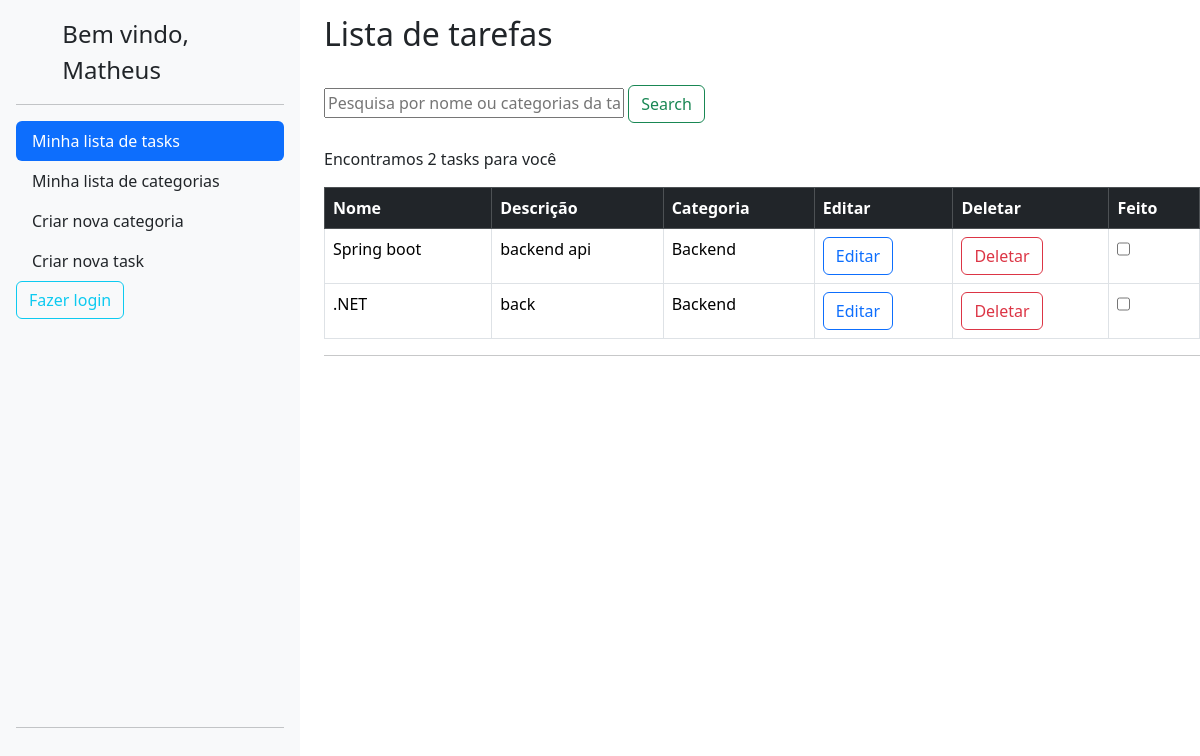
The page / (signed in) on the database its author committed.
### lizetest/accounts/models.py (models this page shows, shortened)
class User(AbstractBaseUser, PermissionsMixin):
	username = models.CharField(
		_('username'),
		max_length=150,
		unique=True,
		help_text=('150 caracteres ou menos. Letras, números e @/./+/-/_ apenas.'),
		error_messages={
			'unique': _("A user with that username already exists."),
		},
		null=True,
		blank=True
	)
	name = models.CharField(_('name'), max_length=100, blank=True)
	email = models.EmailField(_('email address'), unique=True)
	is_staff = models.BooleanField(
		_('staff status'),
		default=False,
		help_text=_('Designates whether the user can log into this admin site.'),
	)
	is_active = models.BooleanField(
		_('active'),
		default=True,
		help_text=_(
			'Designates whether this user should be treated as active. '
			'Unselect this instead of deleting accounts.'
		),
	)
	objects = UserManager()
	EMAIL_FIELD = 'email'
	USERNAME_FIELD = 'username'
	REQUIRED_FIELDS = ['email']
	class Meta:
		verbose_name = 'usuário'
		verbose_name_plural = 'usuários'

### lizetest/todo/models.py (models this page shows, shortened)
class Task(BaseModel):
    title = models.CharField(max_length=255)
    description = models.TextField()
    category = models.ForeignKey(Category, on_delete=models.CASCADE)
    completion_date = models.DateTimeField(null=True, blank=True)
    completed = models.BooleanField(default=False)
    author = models.ForeignKey(User,on_delete=models.CASCADE,blank=True)

### lizetest/category/models.py (models this page shows)
class Category(BaseModel):
    name = models.CharField(max_length=255)
    author = models.ForeignKey(User,on_delete=models.CASCADE,blank=True)
    def __str__(self):
        return self.name

### lizetest/todo/views.py (the view)
# urls.py: path('', TaskListView.as_view(), name='task_list'),
class TaskListView(ListView,BaseViews):
    model = Task
    template_name = 'task_list.html'
    context_object_name = 'tasks'
    def get_queryset(self):
        queryset = Task.objects.filter(author=self.request.user)
        query = self.request.GET.get('query_task')
        if query:
            queryset = queryset.filter(
                Q(title__icontains=query) |
                Q(category__name__icontains=query)
            )
        return queryset
    def get_context_data(self, **kwargs):
        context = super().get_context_data(**kwargs)
        context['number_tasks'] = self.get_queryset().count()
        context['user'] = self.request.user.name
        return context

### lizetest/core/models.py (called while the page is built)
    def dispatch(self, request, *args, **kwargs):
        if not request.user.is_authenticated:
            return redirect('accounts:login')
        return super().dispatch(request, *args, **kwargs)

### lizetest/todo/templates/task_list.html (shortened to what this page needs)
{% extends 'base.html' %}
  {% block content %}
  <div class="row">
    <div class="col-auto">
      {% include 'sidebar.html' %}
    </div>
    <div class="col">
      <h2 style="padding-top: 15px;">Lista de tarefas</h2><br>
      <form method="GET" action="{% url 'todo:task_list' %}">
        <input type="text" name="query_task" placeholder="Pesquisa por nome ou categorias da task"
          style="width: 100%;max-width: 300px;">
        <button type="submit" class="btn btn-outline-success">Search</button>
      </form><br>
      <p>Encontramos {{number_tasks}} tasks para você</p>
      <table class="table table-bordered">
        <thead>
          <tr class="table-dark">
            <th scope="col">Nome</th>
            <th scope="col">Descrição</th>
            <th scope="col">Categoria</th>
            <th scope="col">Editar</th>
            <th scope="col">Deletar</th>
            <th scope="col">Feito</th>
          </tr>
        </thead>
        <tbody>
          {% for task in tasks %}
          <tr class="{% if task.completed %}table-success{% else %}{% endif %}">
            <td>{{task.title}}</td>
            <td>{{task.description}}</td>
            <td>{{task.category}}</td>
            <td>
              <a href="{% url 'todo:task_edit' pk=task.pk %}">
                <button type="button" class="btn btn-outline-primary btn-delete">Editar</button>
              </a>
            </td>
            <td>
              <a>
                <button type="button" class="btn btn-outline-danger btn-delete" data-task-id="{{ task.pk }}" data-task-name="{{task.title}}">Deletar</button>
              </a>
            </td>
            <td>
              <a href="{% url 'todo:task_edit' pk=task.pk %}">
                <input data-task-id="{{ task.pk }}" class="form-check" type="checkbox" id="flexSwitchCheckChecked"  {% if task.completed %}checked{% endif %}>
              </a>
            </td>
          </tr>
          {% endfor %}
        </tbody>
      </table>
      <hr>
    </div>
  </div>
{% endblock %}

### lizetest/core/templates/sidebar.html
<div class="d-flex flex-column flex-shrink-0 p-3 bg-light" style="width:300px; height: 95vh;">
    <a href="/" class="d-flex align-items-center mb-3 mb-md-0 me-md-auto link-dark text-decoration-none">
        <svg class="bi me-2" width="40" height="32">
            <use xlink:href="#bootstrap" />
        </svg>
        <span class="fs-4">Bem vindo, {{user}}</span>
    </a>
    <hr>
    <ul class="nav nav-pills flex-column mb-auto">
        <li class="nav-item">
            <a href="{% url 'todo:task_list' %}"
                class="nav-link {% if request.resolver_match.url_name == 'task_list' %}active{% else %}link-dark{% endif %}"
                aria-current="page">
                Minha lista de tasks
            </a>
        </li>
        <li>
            <a href="{% url 'category:category_list' %}"
                class="nav-link {% if request.resolver_match.url_name == 'category_list' %}active{% else %}link-dark{% endif %}">
                Minha lista de categorias
            </a>
        </li>
        <li>
            <a href="{% url 'category:category_create' %}" class="nav-link link-dark">
                Criar nova categoria
            </a>
        </li>
        <li>
            <a href="{% url 'todo:task_create' %}" class="nav-link link-dark">
                Criar nova task
            </a>
        </li>
        <a href="{% url 'todo:task_create' %}">
            <button type="button" class="btn btn-outline-info"> Fazer login </button>
        </a>
    </ul>
    <hr>
</div>

### rows shown on the page
User: name "Matheus"
Task: title "Spring boot", description "backend api", category "Backend"
Task: title ".NET", description "back", category "Backend"

### other values the page prints
{{ number_tasks }} "2"
